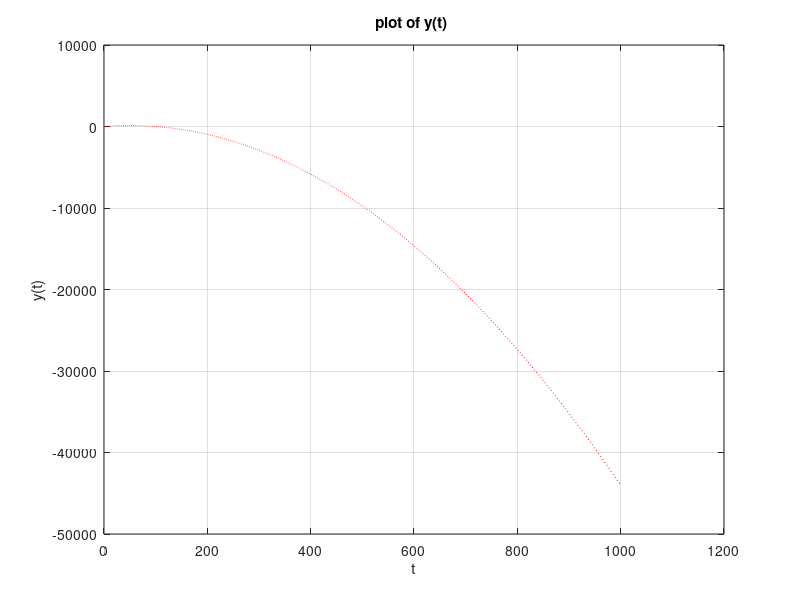
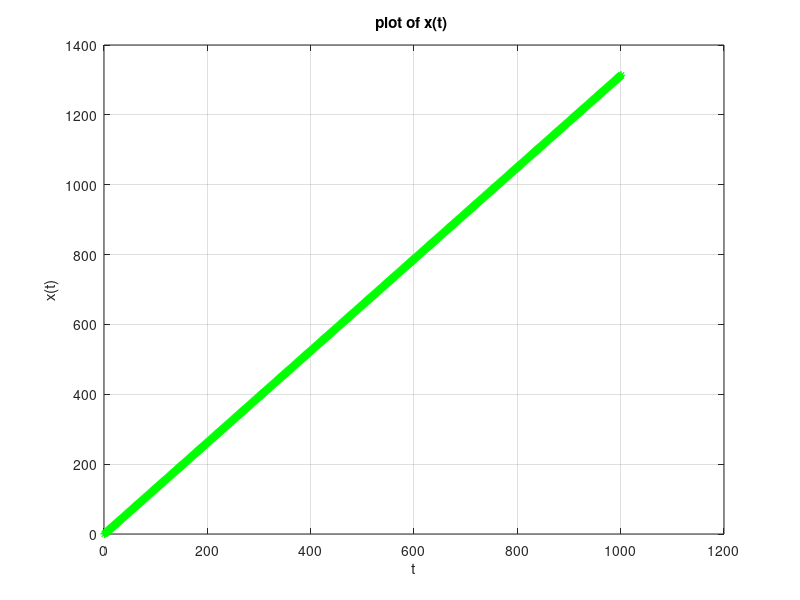
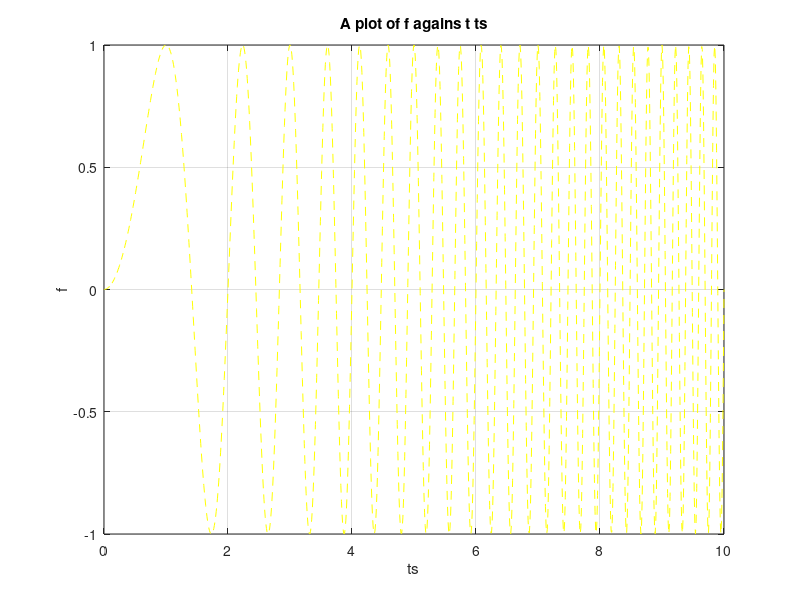

MATLAB code for these plots, in order:
close all;
clc ;
clear;

%                         QUIZ FOUR



%QUESTION 1

g = 9.8 ;
y0=0;
x0 = 0 ;
v0 = 50.75;
theta = (5*pi/12);
t = 0:0.1:100;

y = y0-(1/2*g*t.^2)+v0*(sin(theta))*t ;
figure(1);
plot(y,'r:');
title('plot of y(t) ');
xlabel('t');
ylabel('y(t)');
grid

x = x0 + v0*(cos(theta))*t ;
figure(2);
plot(x,'g*');
title('plot of x(t) ');
xlabel('t');
ylabel('x(t)');
grid

%Question 2.
ts = 0:0.01:10;
f = sin(pi*ts.^2/2);
figure(3);
plot(ts,f,'y --')
title('A plot of f agains t ts');
xlabel('ts');
ylabel('f');
grid

